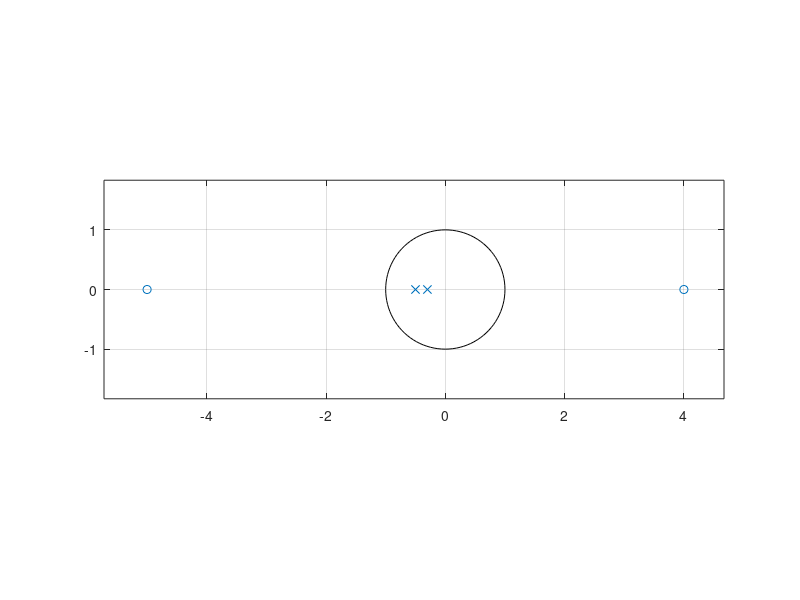
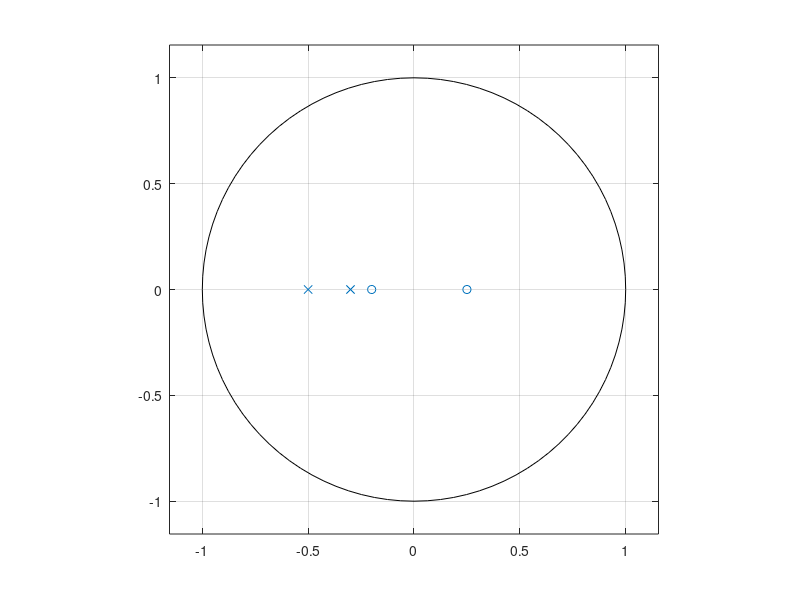
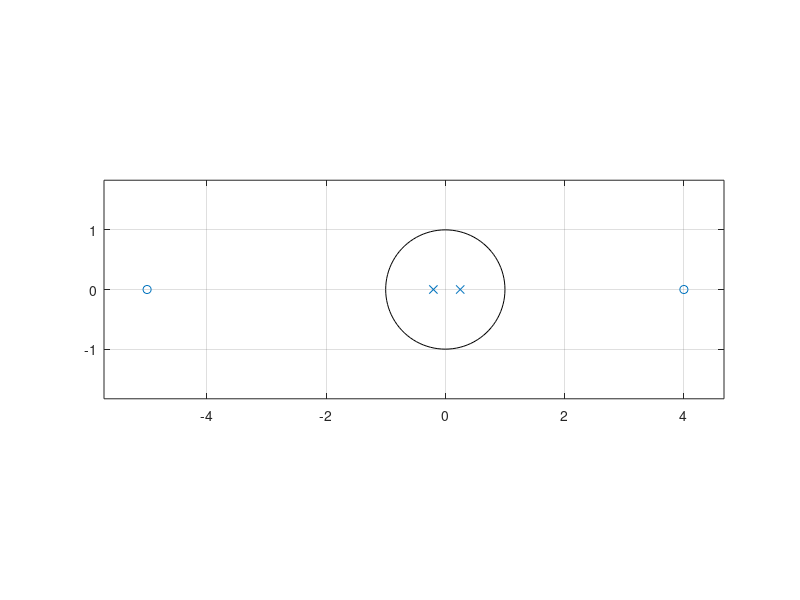
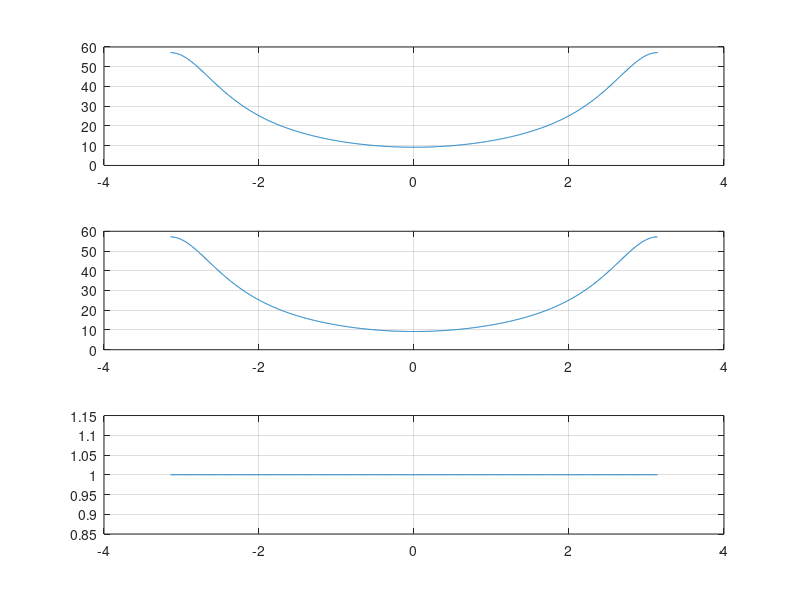

Write the MATLAB code that produced these figures, in order.
clear all
close all
clc
%w_1=pi/4;
z_1=[1 -4];z_2=[1 5];
p_1=[1 .5];p_2=[1 .3];
z_3=[-4 1];z_4=[5 1];
w=linspace(-pi,pi,1000);
h_1=freqz(conv(z_1,z_2),conv(p_1,p_2),w);
h_2=freqz(conv(z_3,z_4),conv(p_1,p_2),w);
h_3=freqz(conv(z_1,z_2),conv(z_3,z_4),w);
h_4=freqz(conv(p_1,p_2),conv(z_3,z_4),w);
zplane(conv(z_1,z_2),conv(p_1,p_2));
figure
zplane(conv(z_3,z_4),conv(p_1,p_2));
figure
zplane(conv(z_1,z_2),conv(z_3,z_4));
figure
subplot(311);plot(w,abs(h_1));grid on;
subplot(312);plot(w,abs(h_2));grid on;
subplot(313);plot(w,abs(h_3));grid on;
figure
subplot(311);plot(w,unwrap(angle(h_1)));grid on;
subplot(312);plot(w,unwrap(angle(h_2)));grid on;
subplot(313);plot(w,unwrap(angle(h_3)));grid on;
figure
plot(w,unwrap(angle(h_2))+unwrap(angle(h_3)));grid on
figure
subplot(211);plot(w,abs(h_4));grid on;
subplot(212);plot(w,abs(h_4).*abs(h_1));grid on;
figure
subplot(311);plot(w,unwrap(angle(h_4)));grid on;
subplot(312);plot(w,unwrap(angle(h_1))+unwrap(angle(h_4)));grid on
